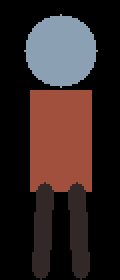
#> input picture backend/test_videos/person_crop.png, 60 x 140 px, found by its file name (shown 2 times larger)
$ python generate_behavior_test_video.py
#> lines starting #> are read from the running program, lines starting #| are printed output that depends on the picture; after the words box and inside, x2 and y2 are one past the last pixel; in counts of white or black regions, pixels touching at a corner belong together
import cv2
import numpy as np
from pathlib import Path
import math

test_dir = Path("backend/test_videos")
test_dir.mkdir(parents=True, exist_ok=True)
out_path = test_dir / "suspicious_behavior_test.mp4"

# Use high quality person crop from test images or render realistic silhouette
person_crop_path = Path("backend/test_videos/person_crop.png")
if not person_crop_path.exists():
    # Create realistic human figure sprite
    sprite = np.zeros((140, 60, 3), dtype=np.uint8)
    sprite[:] = (0, 0, 0)
    # Head
    cv2.circle(sprite, (30, 25), 18, (180, 160, 140), -1)
    # Torso
    cv2.rectangle(sprite, (15, 45), (45, 95), (60, 80, 160), -1)
    # Legs
    cv2.line(sprite, (22, 95), (20, 135), (40, 40, 50), 8)
    cv2.line(sprite, (38, 95), (40, 135), (40, 40, 50), 8)
    cv2.imwrite(str(person_crop_path), sprite)
else:
    sprite = cv2.imread(str(person_crop_path))
#> sprite is the input picture: shape (140, 60, 3); mean B, G, R 36.4, 37.6, 50.7

sh, sw = sprite.shape[:2]
#> sh = 140; sw = 60

# Video properties
width, height = 1024, 576
fps = 10
total_frames = 140 # 14 seconds

fourcc = cv2.VideoWriter_fourcc(*"mp4v")
writer = cv2.VideoWriter(str(out_path), fourcc, fps, (width, height))

# Load background or create realistic ground/facility scene
bg_path = Path("backend/test_videos/zone_preview.jpg")
if bg_path.exists():
    base_bg = cv2.imread(str(bg_path))
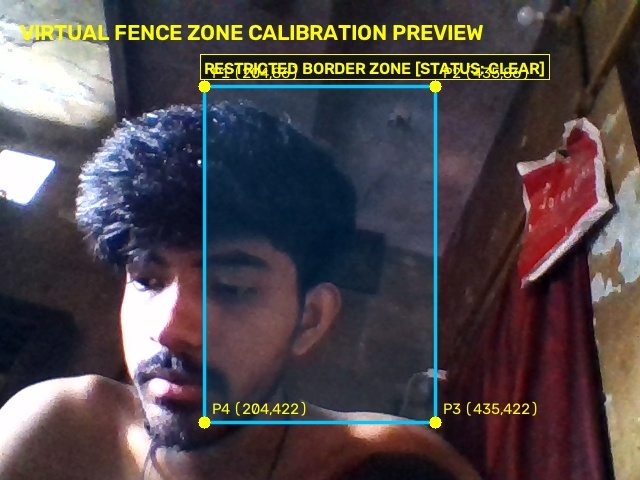
#> input picture backend/test_videos/zone_preview.jpg, 640 x 480 px, found by its file name
#> base_bg is the input picture: shape (480, 640, 3); mean B, G, R 73.9, 71.1, 79.1
    base_bg = cv2.resize(base_bg, (width, height))
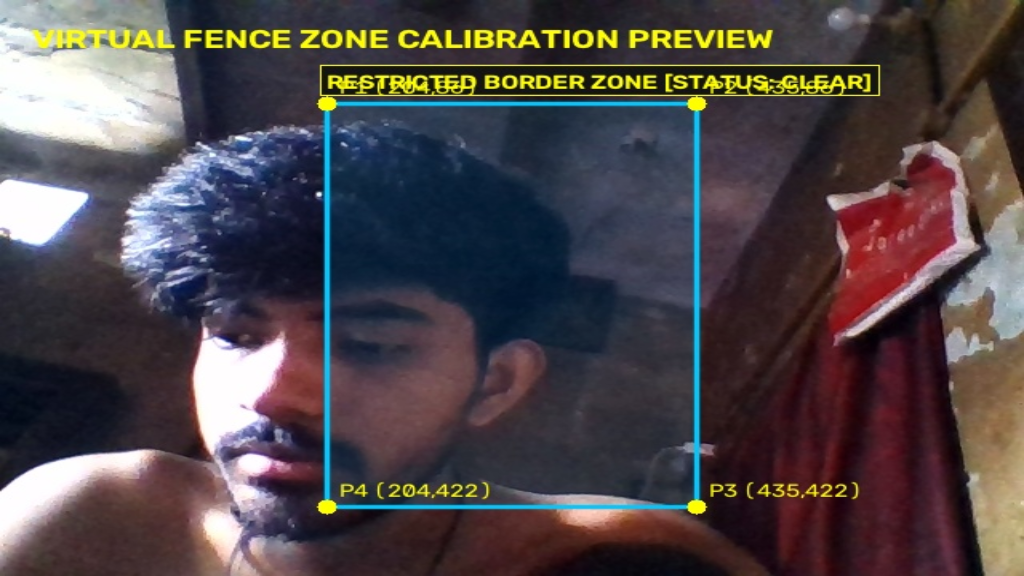
#> base_bg: shape (576, 1024, 3); mean B, G, R 73.8, 71, 79
else:
    base_bg = np.zeros((height, width, 3), dtype=np.uint8)
    base_bg[:] = (40, 45, 50)
    # Road / courtyard
    cv2.rectangle(base_bg, (0, 180), (width, height), (70, 75, 80), -1)

# Restricted Zone is roughly: [(400, 150), (850, 150), (900, 450), (350, 450)]
print("[*] Generating suspicious behavior benchmark video (Loitering + Pacing + Transit)...")

for f in range(total_frames):
    frame = base_bg.copy()

    # 1. Subject A: Loitering Person
    # Moves in (f=0 to 25), then STAYS STATIONARY at (600, 260) inside zone from f=25 to 110 (85 frames / 8.5s)
    if f < 25:
        p1_x = int(350 + (f / 25.0) * 250)
        p1_y = int(180 + (f / 25.0) * 80)
    elif f <= 110:
        # Loitering stationary with micro-drift < 3px
        p1_x = 600 + int(2 * math.sin(f * 0.2))
        p1_y = 260 + int(2 * math.cos(f * 0.2))
    else:
        # Exits after loitering
        p1_x = int(600 + ((f - 110) / 30.0) * 300)
        p1_y = int(260 + ((f - 110) / 30.0) * 120)

    # Blend sprite onto frame
    if 0 <= p1_x < width - sw and 0 <= p1_y < height - sh:
        mask = (sprite > 10).any(axis=2)
        frame[p1_y:p1_y+sh, p1_x:p1_x+sw][mask] = sprite[mask]

    # 2. Subject B: Pacing Person (Near fence line x=280 to 440, reverses 4 times from f=15 to 120)
    # Period of oscillation = 25 frames
    if f >= 15:
        pacing_t = (f - 15) / 25.0 # cycles
        p2_x = int(350 + 75 * math.sin(pacing_t * 2 * math.pi))
        p2_y = 360 + int(5 * math.sin(pacing_t * 4 * math.pi))
        if 0 <= p2_x < width - sw and 0 <= p2_y < height - sh:
            mask = (sprite > 10).any(axis=2)
            frame[p2_y:p2_y+sh, p2_x:p2_x+sw][mask] = sprite[mask]

    # 3. Subject C: Normal Transit Person (Linear crossing without stopping or pacing)
    if f >= 20 and f <= 90:
        p3_x = int(100 + ((f - 20) / 70.0) * 800)
        p3_y = int(480 - ((f - 20) / 70.0) * 60)
        if 0 <= p3_x < width - sw and 0 <= p3_y < height - sh:
            mask = (sprite > 10).any(axis=2)
            frame[p3_y:p3_y+sh, p3_x:p3_x+sw][mask] = sprite[mask]

    writer.write(frame)
#> this loop made 140 passes
#> pass 1, `mask = (sprite > 10).any(axis=2)`:
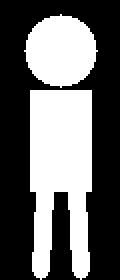
#> mask: shape (140, 60) bool (shown 2 times larger); 39.8% white; 2 white regions, box (x1, y1, x2, y2) and area: (15, 45, 46, 140) 2337, (12, 7, 49, 44) 1009

writer.release()
print(f"[+] Successfully generated: {out_path} ({total_frames} frames, {fps} FPS)")
